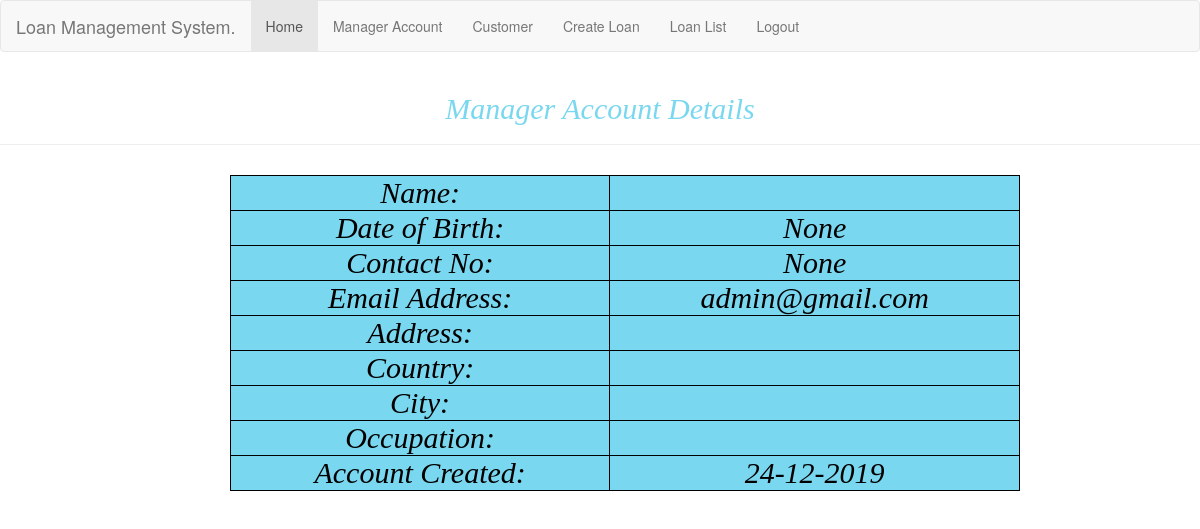
/account_details/ (signed in), run on an earlier commit of the app's database.
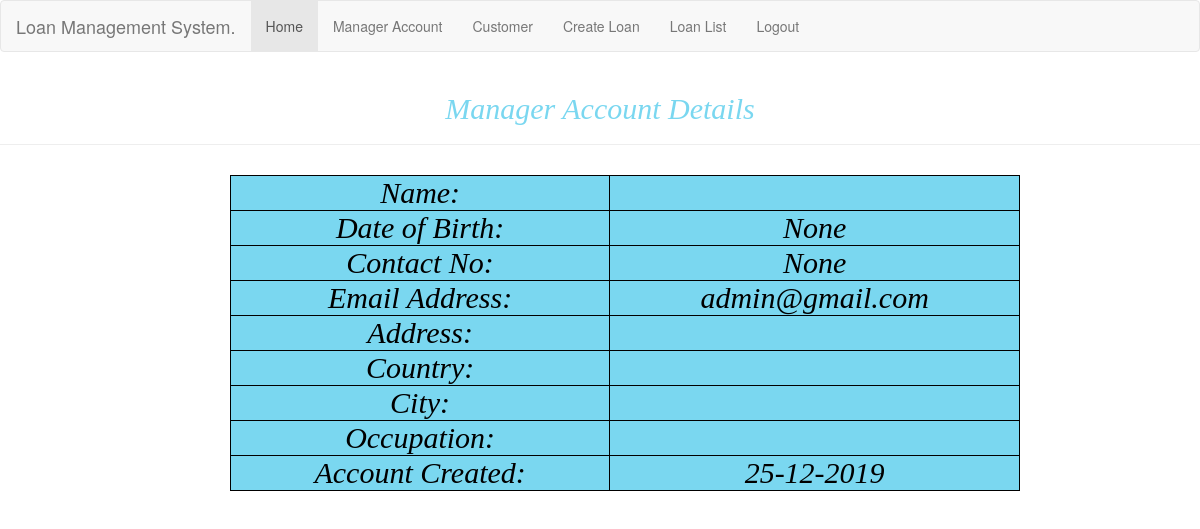
And on a later commit of the database.
### accounts/models.py (models this page shows, shortened)
class UserProfile(AbstractUser):
    username = models.CharField('username', max_length=150, unique=True, default="")
    full_name= models.CharField(max_length=50, default="",blank= False)
    password= models.CharField(max_length=50,blank=False, default="")
    birth_date = models.DateField(null=True, blank=True)
    email = models.EmailField(unique=True, blank=False)
    contact_no = models.IntegerField(unique=True ,null=True)
    Address = models.CharField(max_length=512)
    city = models.CharField(max_length=256)
    country = models.CharField(max_length=256)
    nationality = models.CharField(max_length=256)
    occupation = models.CharField(max_length=256)
    balance = models.DecimalField(
        default=0,
        max_digits=12,
        decimal_places=2
    )
    USERNAME_FIELD = 'email'  # use email to log in
    REQUIRED_FIELDS = ['username']  # required when user is created
    class Meta:
        db_table = "users"

### accounts/views.py (the view)
# urls.py: path('account_details/', account_details, name="account_details"),
@login_required(login_url="/login/")
def account_details(request):
        return render(request, "accounts/account_details.html")

### accounts/templates/accounts/account_details.html (shortened to what this page needs)
   {% extends 'base.html' %}
    {% block content %}
<head>
</head>
    <div class="page-header">
      <h2 class="text-center"style="color: #7AD7F0; font-family: times, serif; font-style:italic;">Manager Account Details</h2>
    </div>
<div class="row">
  <div class="col-xs-12 col-md-8 text-left">
    <table>
      <tr><td>Name: </td><td>{{ user.full_name }}</td></tr>
      <tr><td>Date of Birth:  </td><td>{{ user.birth_date }}</td></tr>
      <tr><td>Contact No: </td><td>{{ user.contact_no }}</td></tr>
      <tr><td>Email Address: </td><td>{{ user.email }}</td></tr>
      <tr><td>Address: </td><td>{{ user.Address }}</td></tr>
      <tr><td>Country: </td><td>{{ user.country }}</td></tr>
      <tr><td>City: </td><td>{{ user.city }}</td></tr>
      <tr><td>Occupation: </td><td>{{ user.occupation }}</td></tr>
      <tr><td>Account Created: </td><td>{{ user.date_joined|date:'d-m-Y' }}</td></tr>
    </table>
  </div>
</div>
    {% endblock %}

What changed in the data, as far as the page shows it:
changed UserProfile "None": date_joined "24-12-2019" → "25-12-2019"
